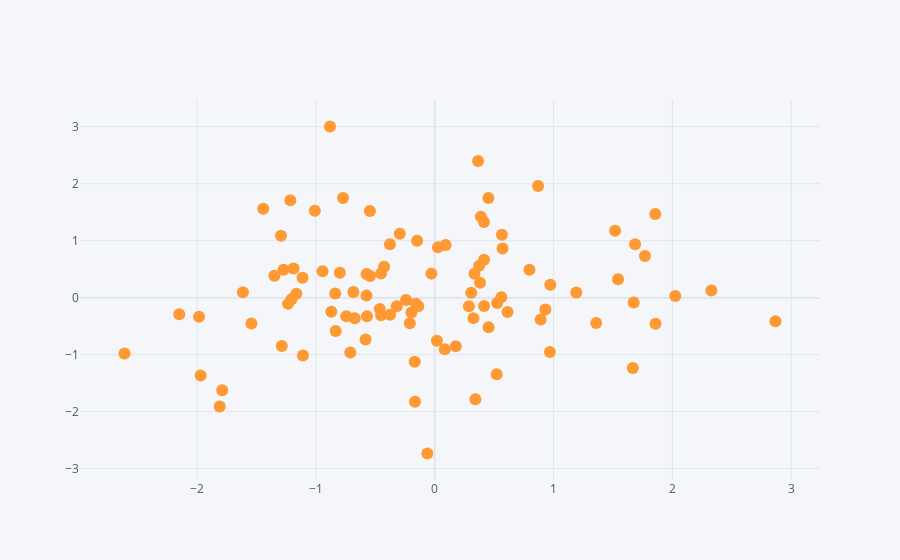

Write notebook code for a chart like this one.
### Code cell
df.iplot(kind='scatter', x='A', y='B', mode='markers') #padrão plotly
